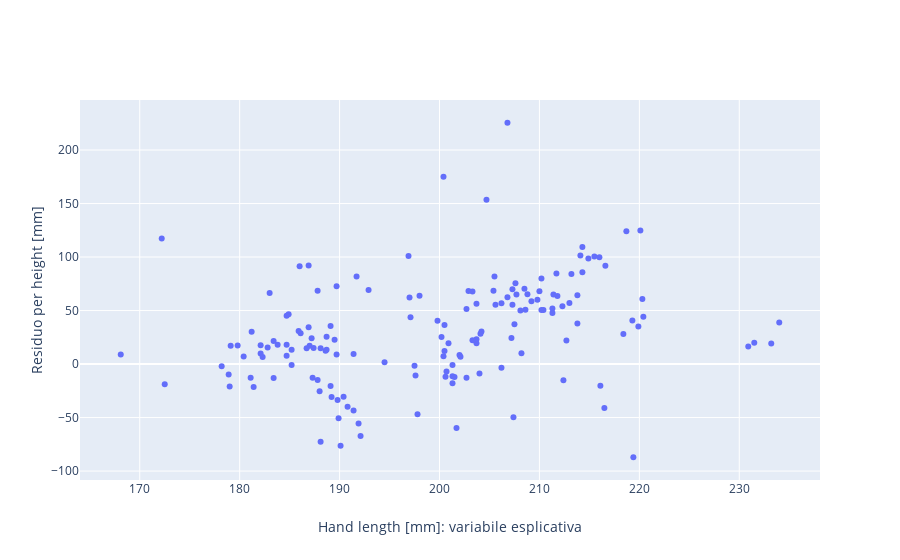

Write notebook code for a chart like this one.
### Code cell
# E' utile anche disegnare il plot dei residui.  Nota che questo plot dovrebbe essere centrato su y=0
data = [
    go.Scatter(x=x, y=y-y_hat, mode="markers", name="residuals")
]
layout = go.Layout(
    xaxis = dict(title="Hand length [mm]: variabile esplicativa"),
    yaxis = dict(title="Residuo per height [mm]")
)
fig = go.Figure(data, layout)
py.iplot(fig)

### Figure 1 — Plotly figure (JSON) as saved in the notebook; plotly's stock layout.template omitted (floating-point values rounded to 4 significant figures; data arrays with more than 128 entries replaced by an {"elided": "..."} marker saying what was removed)
{"data": [{"mode": "markers", "name": "residuals", "type": "scatter", "x": {"elided": "155 float values"}, "y": {"elided": "155 float values"}}], "layout": {"xaxis": {"title": {"text": "Hand length [mm]: variabile esplicativa"}}, "yaxis": {"title": {"text": "Residuo per height [mm]"}}}}
